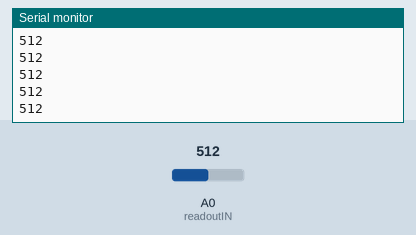
The sketch below on a simulated Arduino Uno, built with avr-gcc and run on an emulated ATmega328P. Shown: the last lines printed to the serial monitor. The test bench sets the inputs (shaded band); at power-on: A0 (readoutIN) = 512.

Above: at 1.2 s.
1.3 s: A0 (readoutIN) set to 716
At 1.41 s:
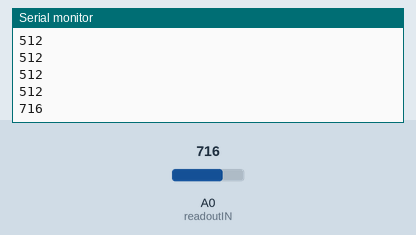
2.8 s: A0 (readoutIN) set to 900
At 2.81 s:
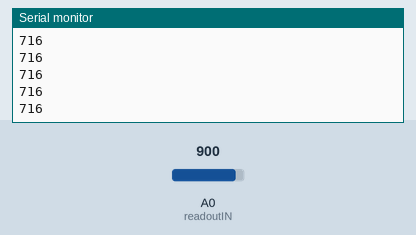
Timing chart, 0 to 5.8 s (numbered marks = the images above; inputs shaded):
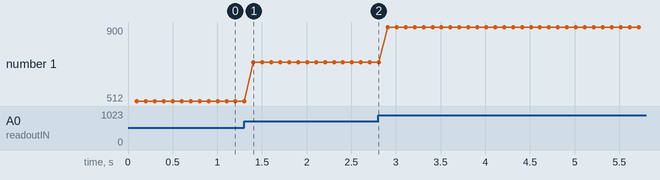

The sketch:

not_a_private_key_sep20a.ino
```cpp
const int readoutIN = A0;

int sensorvalue = 0;

void setup() {
  // put your setup code here, to run once:
  Serial.begin(9600);

  pinMode(readoutIN, INPUT);


}

void loop() {
  // put your main code here, to run repeatedly:

  sensorvalue = analogRead(readoutIN);
  delay(100);

  Serial.print(sensorvalue);
  Serial.print("\n");
}
```

Measured:
- after the input at 1.3 s, the serial monitor: prints a new line after 0.10 s (image 1)
- plotted number 1: 512 → 716 after the input at 1.3 s, 716 → 900 after the input at 2.8 s
